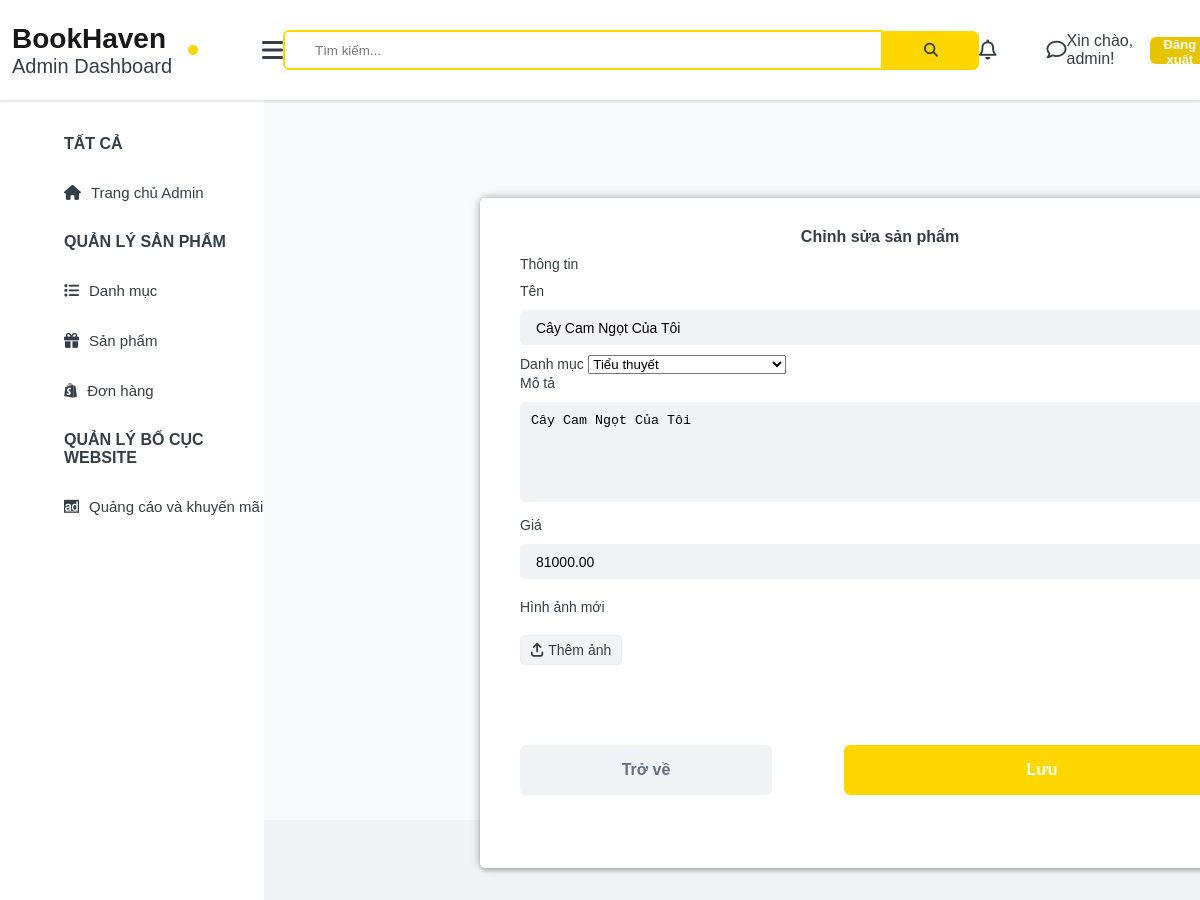
Page /admin/edit_product.php?id=24 (signed in) on the committed database.
### tables this page shows
CREATE TABLE `books` (
  `ID` int(11) NOT NULL,
  `Title` varchar(100) NOT NULL,
  `Author` varchar(100) NOT NULL,
  `Description` text NOT NULL,
  `Price` decimal(10,2) NOT NULL,
  `CategoryID` int(11) NOT NULL,
  `images_book` varchar(200) NOT NULL,
  `Discount` decimal(10,2) DEFAULT 0.00,
  `CreatedAt` datetime NOT NULL
);

### admin/edit_product.php (the view, shortened to what this page needs)
<?php
include_once "../admin/includes/header-admin.php";
include_once "../admin/includes/sidebar-admin.php";
include_once "../admin/includes/footer-admin.php";
?>
<article>
    <section id="section-quanlysanpham">
        <div class="add-product-container1">
            <?php
            if ($_SERVER['REQUEST_METHOD'] == 'GET' && isset($_GET['id'])) {
                $product_id = $_GET['id'];
                $sql = "SELECT * FROM books WHERE ID = '$product_id'";
                $result = mysqli_query($conn, $sql);
                if (mysqli_num_rows($result) > 0) {
                    $product = mysqli_fetch_assoc($result);
            ?>
            <form id="qlsp-edit-form" action="<?php echo htmlspecialchars($_SERVER["PHP_SELF"]); ?>" method="POST"
                enctype="multipart/form-data">
                <h1>Chỉnh sửa sản phẩm</h1>
                <h2>Thông tin</h2>
                <label for="product_name">Tên</label>
                <input type="text" class="form-control" id="product_name" name="product_name"
                    value="<?php echo $product['Title']; ?>" required>
                <label for="product_slug">Danh mục</label>
                <select name="category_id" id="category_slug">
                    <?php
                    $sql = "SELECT * FROM categories";
                    $result = mysqli_query($conn, $sql);
                    while ($row = mysqli_fetch_assoc($result)) {
                        $selected = ($row['ID'] == $product['CategoryID']) ? 'selected' : '';
                        echo '<option value="' . $row['ID'] . '" ' . $selected . '>' . $row['Name'] . '</option>';
                    }
                    ?>
                </select>
                <br>
                <label for="product_description">Mô tả</label>
                <textarea class="form-control" id="product_description" name="product_description"
                    required><?php echo $product['Description']; ?></textarea>
                <label for="product_price">Giá</label>
                <input type="number" class="form-control" id="price-input" name="product_price"
                    value="<?php echo $product['Price']; ?>" min="1000" required>
                <h2>Hình ảnh mới</h2>
                <label id="choose-file" for="imageInputEdit" class="custom-file-upload"><i
                        class="fa-solid fa-arrow-up-from-bracket"></i>Thêm ảnh</label>
                <div id="imagePreviewContainer-qlsp-edit"></div>
                <div class="btn-edit-or-discard">
                    <button type="button" id="btn-discard-edit" class="btn btn-primary"
                        onclick="cancelEditProducts()">Trở về</button>
                    <button type="submit" id="btn-edit">Lưu</button>
                </div>
            </form>
            <?php
                } else {
                    echo "Không tìm thấy sản phẩm.";
                }
            }
            ?>
        </div>
    </section>
</article>

### admin/assets/css/admin.css (style rules this page uses)
* { margin: 0; padding: 0; box-sizing: border-box; }
body { font-family: 'Poppins', sans-serif; }
html { scroll-behavior: smooth; }
:root { --primary: #3399ff; --secondary: #ebedef; --success: #51cc8a; --danger: #ef376e; --warning: #ffcc00; --info: #747af2; --light: #f0f4f7; --dark: #636f83; --text: #37383B; --white: #ffffff; --bs-blue: #0d6efd; --bs-indigo: #6610f2; --bs-purple: #6f42c1; --bs-pink: #d63384; --bs-red: #dc3545; --bs-orange: #fd7e14; --bs-yellow: #fed700; --bs-green: #198754; --bs-teal: #20c997; --bs-cyan: #0dcaf0; --bs-white: #fff; --bs-gray: #6c757d; --bs-ec-dark: #181818; --bs-ec-dark-body: #d9d9d9; --bs-primary: #fed700; --bs-ec-primary: #fed700; --bs-ec-primary-d: #e7c400; --bs-secondary: #6c757d; --bs-success: #198754; --bs-info: #0dcaf0; --bs-warning: #fed700; --bs-danger: #dc3545; --bs-light: #f8f9fa; --bs-dark: #333e48; --bs-dark1: #F5F5F5; --bs-dark2: #EAEAEA; --bs-dark3: #F8F8F8; --bs-gradient: linear-gradient(180deg, rgba(255, 255, 255, 0.15), rgba(255, 255, 255, 0)); }
article { width: 78%; height: 100vh; background-color: var(--light); position: absolute; top: 100px; right: 0; }
#section-quanlysanpham { width: 100%; height: 90vh; background-color: var(--bs-light); display: flex; justify-content: center; align-items: flex-start; }
.add-product-container1 { position: fixed; top: 22%; left: 40%; width: 800px; height: 670px; z-index: 1000; border-radius: 6px; box-shadow: 0 2px 10px rgba(0, 0, 0, 0.1), 0 -2px 10px rgba(0, 0, 0, 0.1), 2px 0 10px rgba(0, 0, 0, 0.1), -2px 0 10px rgba(0, 0, 0, 0.1); }
#qlsp-edit-form { position: absolute; top: 0; width: 100%; height: 100%; background-color: var(--white); box-shadow: 0 3px 3px rgba(0, 0, 0, 0.1); border-radius: 5px; padding: 30px 40px; }
#qlsp-form h1, #qlsp-edit-form h1 { font-size: 16px; font-weight: 600; text-align: center; color: var(--bs-dark); }
#qlsp-form h2, #qlsp-edit-form h2 { font-size: 14px; font-weight: 500; text-align: left; color: var(--bs-dark); margin: 10px 0px; }
#qlsp-form label, #qlsp-edit-form label { font-size: 14px; font-weight: 400; color: var(--bs-dark); }
#choose-file { margin-top: 10px; }
.custom-file-upload { border: 1px solid var(--secondary); border-radius: 5px; display: inline-block; padding: 6px 10px; cursor: pointer; font-size: 16px; font-weight: bold; text-align: center; vertical-align: middle; background-color: var(--light); transition: all 0.3s; margin-bottom: 10px; }
.custom-file-upload i { margin-right: 5px; }
#qlsp-form input, #qlsp-edit-form input { width: 100%; height: 35px; border-radius: 5px; border: 1px solid var(--light); background-color: var(--light); outline: none; padding-left: 15px; font-size: 14px; margin: 10px 0px; }
#qlsp-form textarea, #qlsp-edit-form textarea { width: 100%; height: 100px; border-radius: 5px; border: 1px solid var(--light); background-color: var(--light); outline: none; padding-top: 10px; padding-left: 10px; margin: 10px 0px; }
.btn-edit-or-discard { color: var(--color-white); font-size: 16px; font-weight: 600; width: 100%; height: 50px; display: flex; justify-content: space-between; align-items: center; margin-top: 10px; }
#btn-discard-edit { background-color: var(--light); border: 1px solid var(--dark); color: var(--dark); font-size: 16px; font-weight: 600; width: 35%; height: 50px; border: none; cursor: pointer; border-radius: 6px; }
#imagePreviewContainer-qlsp-edit { width: 100%; height: 60px; }
#qlsp-edit-form #btn-edit { background-color: var(--bs-ec-primary); color: var(--bs-white); font-size: 16px; font-weight: 600; width: 55%; height: 50px; border: none; cursor: pointer; border-radius: 6px; }

### rows in the picture
books: product_name "Cây Cam Ngọt Của Tôi", product_description "Cây Cam Ngọt Của Tôi", product_price "81000.00"

### other values in the picture
$_SESSION['username'] "admin"
form field category_id "Tiểu thuyết"
